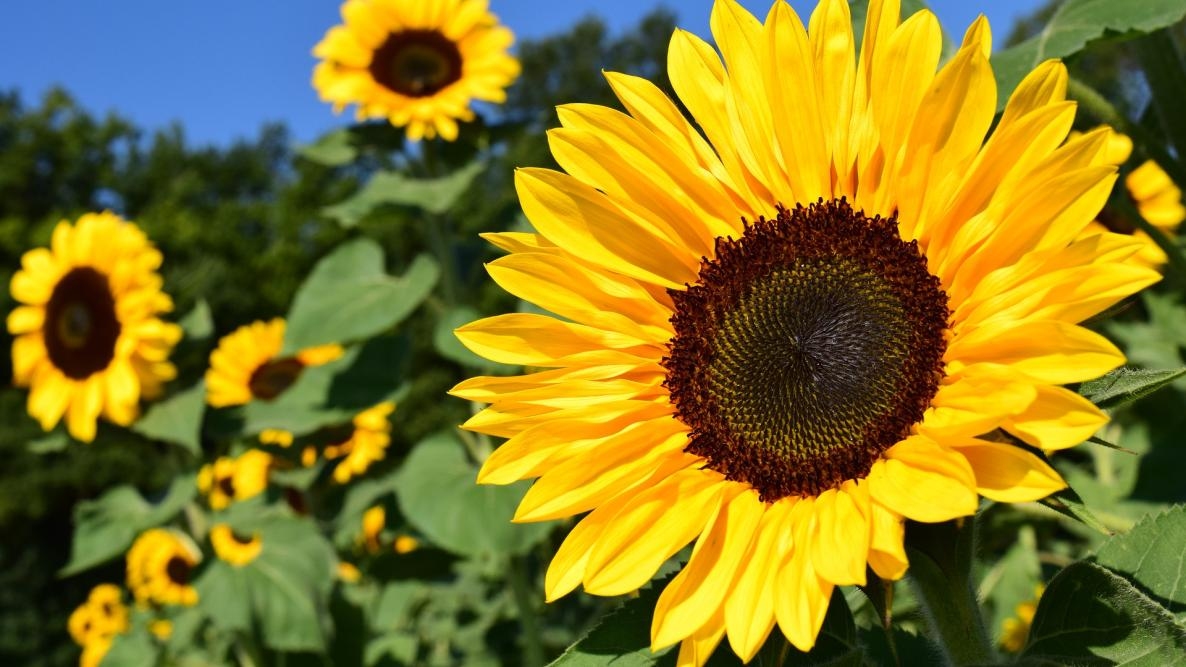
#> input picture Labs/Lab 3/sunflower.jpg, 1186 x 667 px
$ python answer4.py
#> lines starting #> are read from the running program, lines starting #| are printed output that depends on the picture; after the words box and inside, x2 and y2 are one past the last pixel; in counts of white or black regions, pixels touching at a corner belong together
import cv2
import numpy as np
import matplotlib.pyplot as plt

# Read image in grayscale
img = cv2.imread("sunflower.jpg", 0)
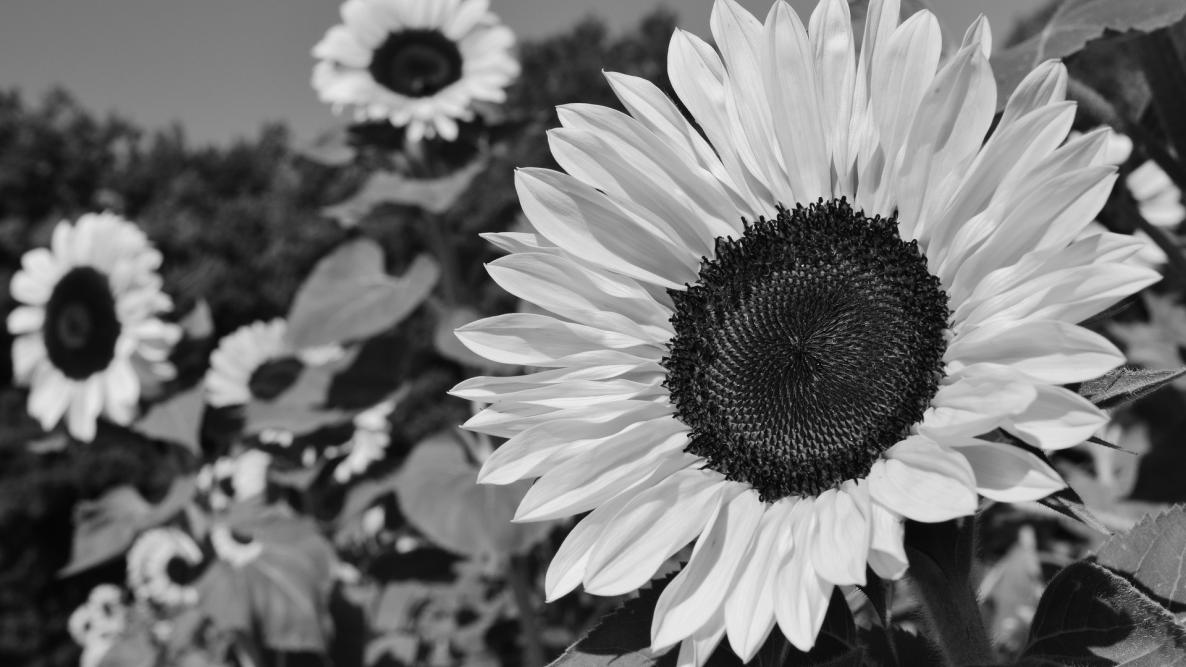
#> img: shape (667, 1186); min 0, max 248, mean 115.9

# Create mask (black image)
mask = np.zeros(img.shape, dtype=np.uint8)
print("Height:", img.shape[0])
#| Height: 667
print("Width:", img.shape[1])
#| Width: 1186

# Correct rectangle (matches lab figure)
mask[100:500, 600:1000] = 255
cv2.imshow("Mask", mask)
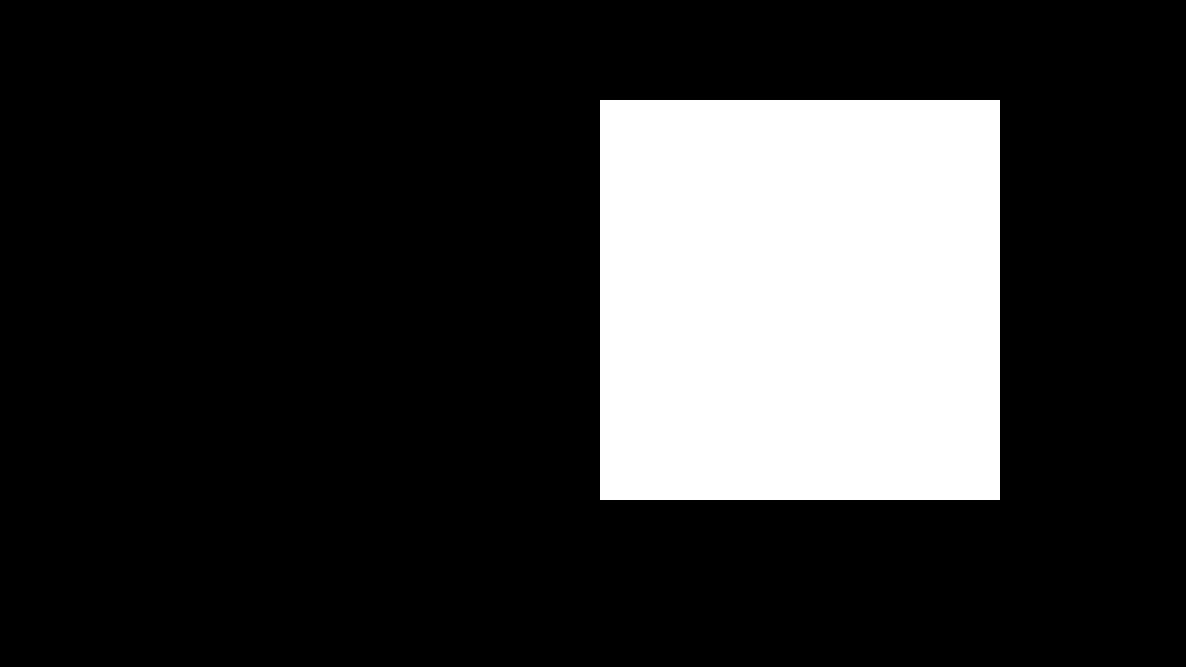
#> window 'Mask': shape (667, 1186); 20.2% white; 1 white region, box (x1, y1, x2, y2) and area: (600, 100, 1000, 500) 160000
cv2.waitKey(0)
cv2.destroyAllWindows()

# Apply mask
masked_img = cv2.bitwise_and(img, img, mask=mask)
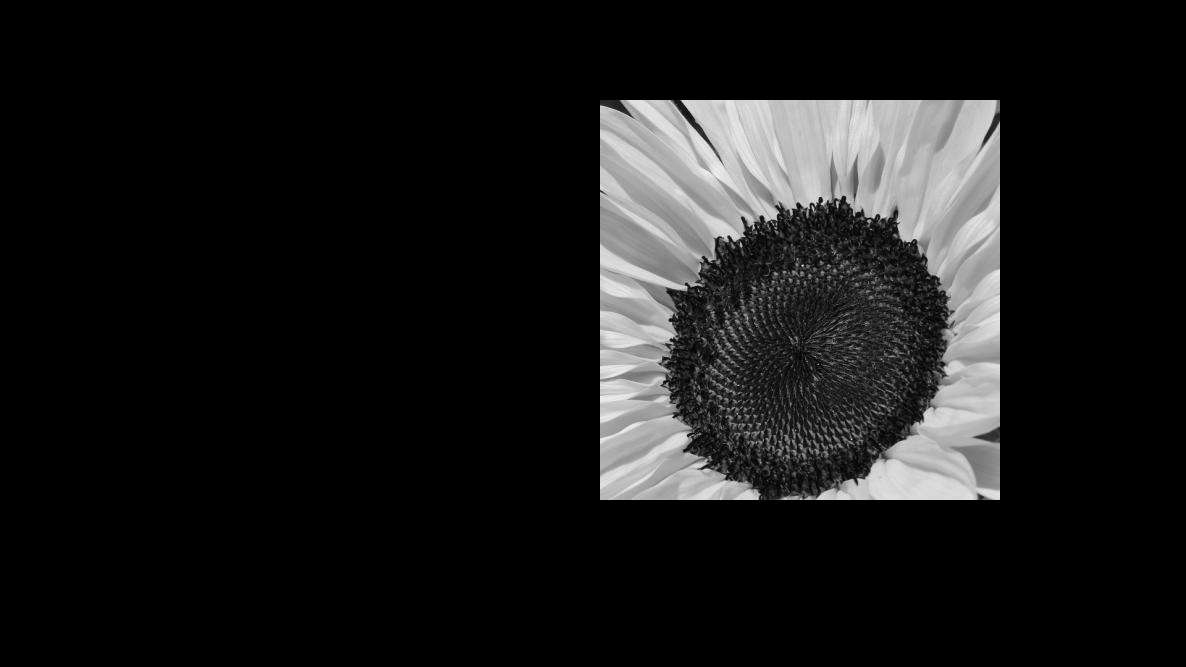
#> masked_img: shape (667, 1186); min 0, max 248, mean 25.2

# Compute histograms
hist_full = cv2.calcHist([img], [0], None, [256], [0, 256])
#> hist_full = 256 values, max 7525 at index 21, min 0 at index 242, mean 3090.1
hist_mask = cv2.calcHist([img], [0], mask, [256], [0, 256])
#> hist_mask = 256 values, max 1749 at index 192, min 0 at index 242, mean 625

# Display results
plt.figure(figsize=(10, 8))

plt.subplot(221)
plt.imshow(img, cmap='gray')
plt.title("Original Image")
plt.axis('off')

plt.subplot(222)
plt.imshow(mask, cmap='gray')
plt.title("Mask")
plt.axis('off')

plt.subplot(223)
plt.imshow(masked_img, cmap='gray')
plt.title("Masked Image")
plt.axis('off')

plt.subplot(224)
plt.plot(hist_full, label='Full Image')
plt.plot(hist_mask, label='Masked Image')
plt.title("Histogram")
plt.xlabel("Pixel Intensity")
plt.ylabel("Number of Pixels")
plt.legend()

plt.tight_layout()
plt.show()
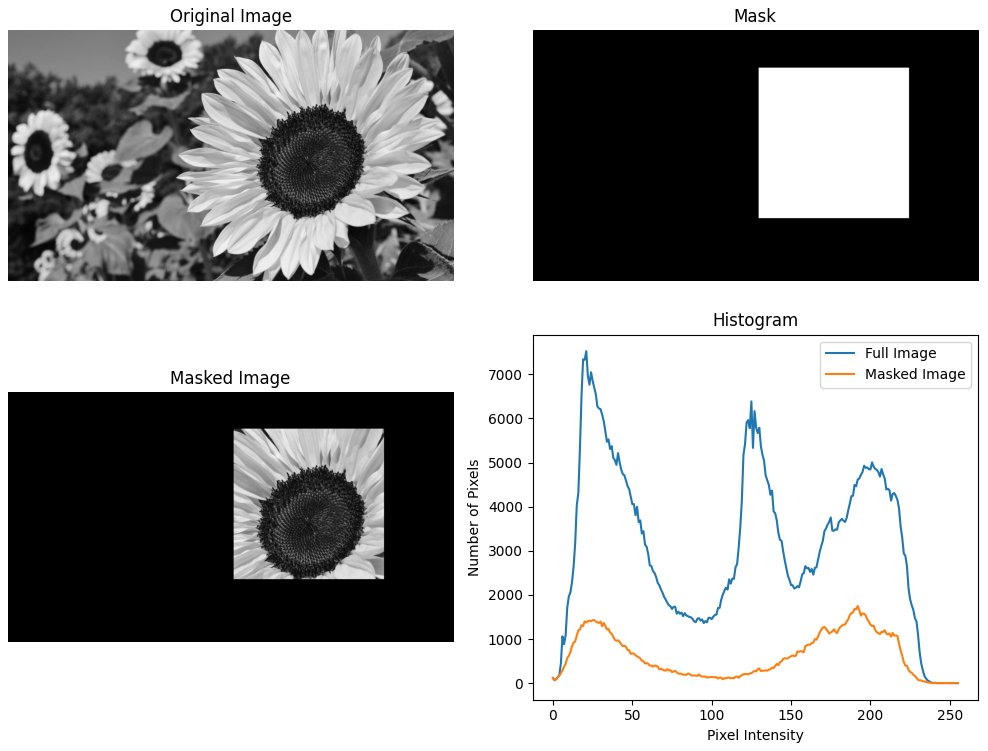
#> figure drawn by matplotlib, 4 panels; panel 4: curve peaks at x = 21, y = 7525; panel 4: curve peaks at x = 192, y = 1749
